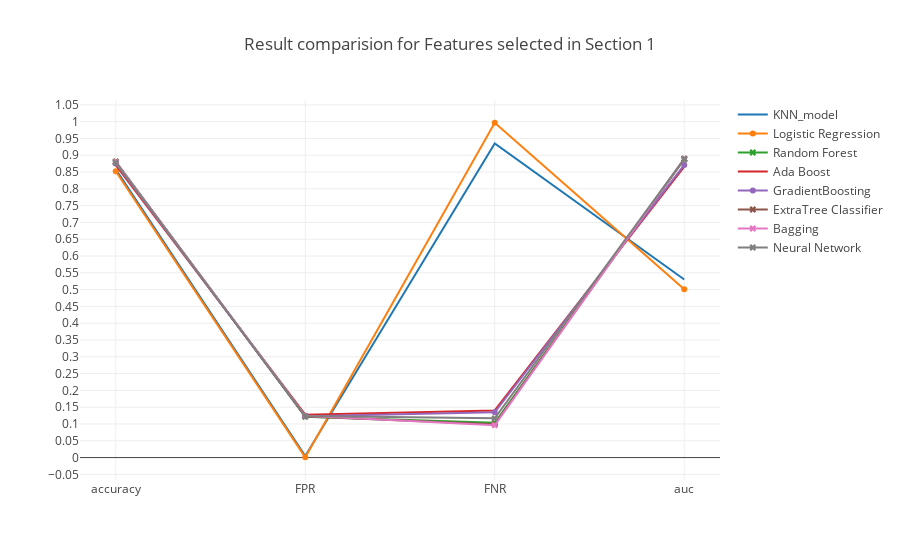

Notebook cell for this chart:
### Markdown cell above
### <a id='1.A' style="text-decoration : none; color : #000000;"> A Results</a>

### Code cell
trace0 = go.Scatter(x=table_80_50_test.iloc[0].index.values[[0,5,6,7]],
                    y=table_80_50_test.iloc[0].values[[0,5,6,7]],
                    mode = 'lines',
                    name = 'KNN_model')

trace1 = go.Scatter(x=table_80_50_test.iloc[1].index.values[[0,5,6,7]],
                    y=table_80_50_test.iloc[1].values[[0,5,6,7]],
                    mode = 'lines+markers',
                    name = 'Logistic Regression')

trace2 = go.Scatter(x=table_80_50_test.iloc[2].index.values[[0,5,6,7]],
                    y=table_80_50_test.iloc[2].values[[0,5,6,7]],
                    mode = 'lines+markers',marker=dict(symbol='x'),
                    name = 'Random Forest')


trace3 = go.Scatter(x=table_80_50_test.iloc[3].index.values[[0,5,6,7]],
                    y=table_80_50_test.iloc[3].values[[0,5,6,7]],
                    mode = 'lines',
                    name = 'Ada Boost')

trace4 = go.Scatter(x=table_80_50_test.iloc[4].index.values[[0,5,6,7]],
                    y=table_80_50_test.iloc[4].values[[0,5,6,7]],
                    mode = 'lines+markers',
                    name = 'GradientBoosting')

trace5 = go.Scatter(x=table_80_50_test.iloc[5].index.values[[0,5,6,7]],
                    y=table_80_50_test.iloc[5].values[[0,5,6,7]],
                    mode = 'lines+markers',marker=dict(symbol='x'),
                    name = 'ExtraTree Classifier')

trace6 = go.Scatter(x=table_80_50_test.iloc[6].index.values[[0,5,6,7]],
                    y=table_80_50_test.iloc[6].values[[0,5,6,7]],
                    mode = 'lines+markers',marker=dict(symbol='x'),
                    name = 'Bagging')

trace7 = go.Scatter(x=table_80_50_test.iloc[7].index.values[[0,5,6,7]],
                    y=table_80_50_test.iloc[7].values[[0,5,6,7]],
                    mode = 'lines+markers',marker=dict(symbol='x'),
                    name = 'Neural Network')



data = [trace0, trace1, trace2, trace3, trace4, trace5, trace6, trace7]
layout = go.Layout(yaxis=dict(tick0=0,dtick=0.05),title='Result comparision for Features selected in Section 1')
fig = go.Figure(data=data, layout=layout)

iplot(fig, filename='Result')

### Figure 1 — Plotly figure (JSON) as saved in the notebook; plotly's stock layout.template omitted (floating-point values rounded to 4 significant figures)
{"data": [{"mode": "lines", "name": "KNN_model", "type": "scatter", "uid": "6be700d9-fff1-439b-bcd2-c75dbac110c5", "x": ["accuracy", "FPR", "FNR", "auc"], "y": [0.8581, 0.004876, 0.935, 0.5301]}, {"mode": "lines+markers", "name": "Logistic Regression", "type": "scatter", "uid": "b10beaf3-9a06-4d7c-a380-66d225959878", "x": ["accuracy", "FPR", "FNR", "auc"], "y": [0.8523, 0.0009481, 0.9969, 0.5011]}, {"marker": {"symbol": "x"}, "mode": "lines+markers", "name": "Random Forest", "type": "scatter", "uid": "83e58be7-39ea-4a99-8e82-9ec7b75e5189", "x": ["accuracy", "FPR", "FNR", "auc"], "y": [0.8809, 0.1218, 0.1034, 0.8874]}, {"mode": "lines", "name": "Ada Boost", "type": "scatter", "uid": "342e8b15-5c3d-41b0-9806-a2e9327cb51c", "x": ["accuracy", "FPR", "FNR", "auc"], "y": [0.8705, 0.1276, 0.1403, 0.8661]}, {"mode": "lines+markers", "name": "GradientBoosting", "type": "scatter", "uid": "1a35d975-6158-47f6-81d2-3d8f2cc85cca", "x": ["accuracy", "FPR", "FNR", "auc"], "y": [0.8755, 0.1227, 0.1348, 0.8712]}, {"marker": {"symbol": "x"}, "mode": "lines+markers", "name": "ExtraTree Classifier", "type": "scatter", "uid": "2cc46a03-69dc-44e3-94f1-d6f399d68a5a", "x": ["accuracy", "FPR", "FNR", "auc"], "y": [0.8808, 0.1226, 0.09953, 0.8889]}, {"marker": {"symbol": "x"}, "mode": "lines+markers", "name": "Bagging", "type": "scatter", "uid": "60dc4f59-0a94-49a7-9950-b6fb90cc2817", "x": ["accuracy", "FPR", "FNR", "auc"], "y": [0.8799, 0.1242, 0.09639, 0.8897]}, {"marker": {"symbol": "x"}, "mode": "lines+markers", "name": "Neural Network", "type": "scatter", "uid": "33a11071-f841-4d82-91f8-a2a24b7a00d8", "x": ["accuracy", "FPR", "FNR", "auc"], "y": [0.8774, 0.1237, 0.1168, 0.8897]}], "layout": {"title": "Result comparision for Features selected in Section 1", "yaxis": {"dtick": 0.05, "tick0": 0}}}
